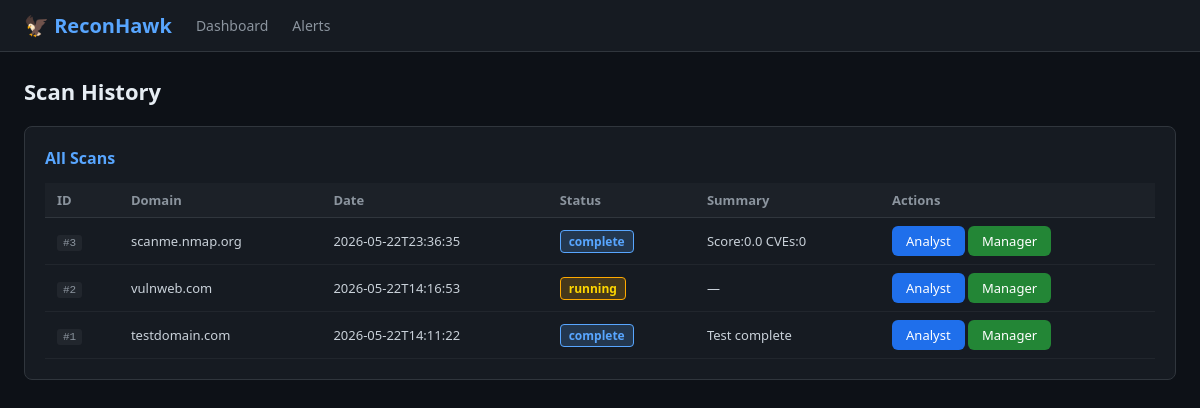
Before: / with the older database file.
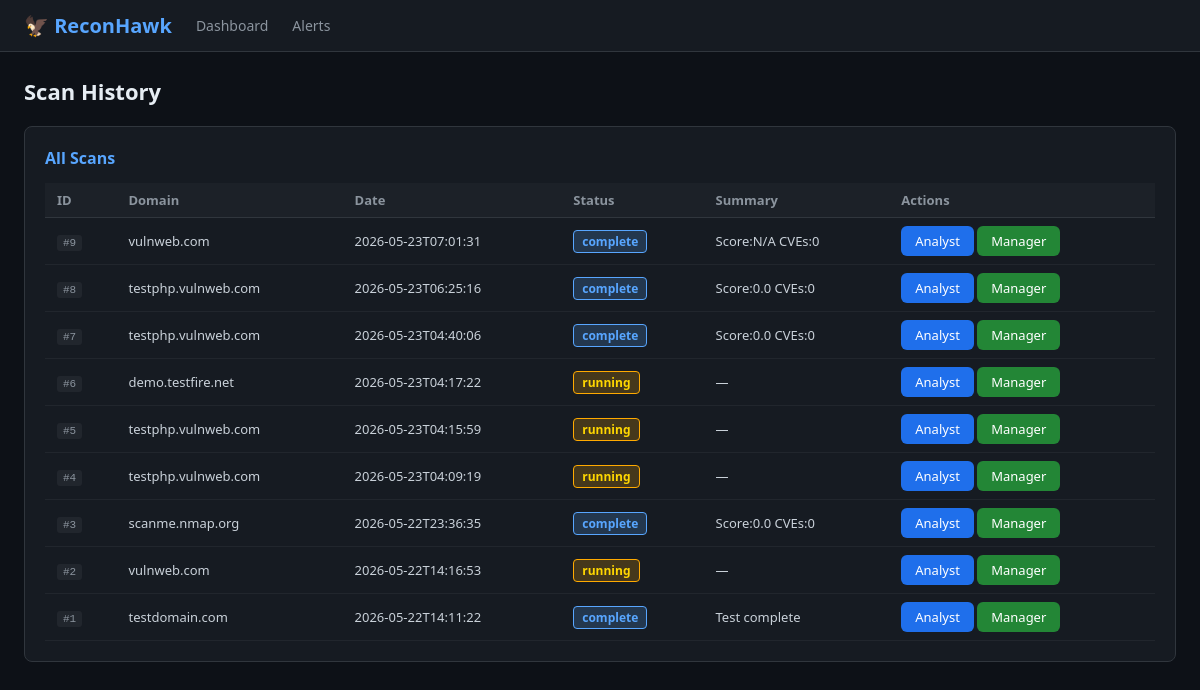
After: the same page with the newer database file.
### tables this page shows
CREATE TABLE scans (
            id          INTEGER PRIMARY KEY AUTOINCREMENT,
            domain      TEXT NOT NULL,
            scan_date   TEXT NOT NULL,
            status      TEXT DEFAULT 'running',
            summary     TEXT
        );

### dashboard/app.py (the view)
@app.route("/")
def index():
    db_manager.init_db()
    conn = sqlite3.connect(config.DB_PATH)
    c    = conn.cursor()
    c.execute("SELECT * FROM scans ORDER BY scan_date DESC")
    scans = c.fetchall()
    conn.close()
    return render_template("index.html", scans=scans)

### dashboard/templates/index.html (shortened to what this page needs)
{% extends "base.html" %}
{% block content %}
<h1>Scan History</h1>
<div class="card">
  <h2>All Scans</h2>
  {% if scans %}
  <table>
    <tr>
      <th>ID</th><th>Domain</th><th>Date</th>
      <th>Status</th><th>Summary</th><th>Actions</th>
    </tr>
    {% for scan in scans %}
    <tr>
      <td><span class="tag">#{{ scan[0] }}</span></td>
      <td>{{ scan[1] }}</td>
      <td>{{ scan[2][:19] }}</td>
      <td>
        <span class="badge {% if scan[3]=='complete' %}badge-info{% else %}badge-medium{% endif %}">
          {{ scan[3] }}
        </span>
      </td>
      <td>{{ scan[4] or '—' }}</td>
      <td>
        <a href="/analyst/{{ scan[0] }}" class="btn btn-blue">Analyst</a>
        <a href="/manager/{{ scan[0] }}" class="btn btn-green">Manager</a>
      </td>
    </tr>
    {% endfor %}
  </table>
  {% else %}
  <p style="color:#8b949e">No scans yet. Run <span class="tag">python3 main.py --target domain.com</span> to start.</p>
  {% endif %}
</div>
{% endblock %}

### dashboard/templates/base.html (shortened to what this page needs)
<!DOCTYPE html>
<html lang="en">
<head>
</head>
<body>
<nav>
  <span class="logo">🦅 ReconHawk</span>
  <a href="/">Dashboard</a>
  <a href="/alerts">Alerts</a>
</nav>
<div class="container">
{% block content %}{% endblock %}
</div>
</body>
</html>

### dashboard/templates/base.html (style rules this page uses)
* { box-sizing: border-box; margin: 0; padding: 0; }
body { font-family: 'Segoe UI', monospace; background: #0d1117; color: #c9d1d9; }
nav { background: #161b22; border-bottom: 1px solid #30363d; padding: 12px 24px; display: flex; align-items: center; gap: 24px; }
nav .logo { font-size: 20px; font-weight: bold; color: #58a6ff; }
nav a { color: #8b949e; text-decoration: none; font-size: 14px; }
.container { max-width: 1200px; margin: 0 auto; padding: 24px; }
.card { background: #161b22; border: 1px solid #30363d; border-radius: 8px; padding: 20px; margin-bottom: 16px; }
.card h2 { font-size: 16px; color: #58a6ff; margin-bottom: 14px; }
.badge { display: inline-block; padding: 2px 8px; border-radius: 4px; font-size: 12px; font-weight: bold; }
.badge-medium { background: #ffaa0033; color: #ffd700; border: 1px solid #ffaa00; }
.badge-info { background: #58a6ff33; color: #58a6ff; border: 1px solid #58a6ff; }
table { width: 100%; border-collapse: collapse; font-size: 13px; }
th { background: #1c2128; color: #8b949e; padding: 8px 12px; text-align: left; border-bottom: 1px solid #30363d; }
td { padding: 8px 12px; border-bottom: 1px solid #21262d; }
.btn { display: inline-block; padding: 6px 14px; border-radius: 6px; font-size: 13px; text-decoration: none; cursor: pointer; border: none; }
.btn-blue { background: #1f6feb; color: white; }
.btn-green { background: #238636; color: white; }
h1 { font-size: 22px; margin-bottom: 20px; color: #e6edf3; }
.tag { font-size: 11px; padding: 2px 6px; border-radius: 3px; background: #21262d; color: #8b949e; font-family: monospace; }

Changed rows visible on the page:
added scans: id "9", domain "vulnweb.com", scan_date "2026-05-23T07:01:31", status "complete", summary "Score:N/A CVEs:0"
added scans: id "8", domain "testphp.vulnweb.com", scan_date "2026-05-23T06:25:16", status "complete", summary "Score:0.0 CVEs:0"
added scans: id "7", domain "testphp.vulnweb.com", scan_date "2026-05-23T04:40:06", status "complete", summary "Score:0.0 CVEs:0"
added scans: id "6", domain "demo.testfire.net", scan_date "2026-05-23T04:17:22", status "running", scan "—"
added scans: id "5", domain "testphp.vulnweb.com", scan_date "2026-05-23T04:15:59", status "running", scan "—"
added scans: id "4", domain "testphp.vulnweb.com", scan_date "2026-05-23T04:09:19", status "running", scan "—"
